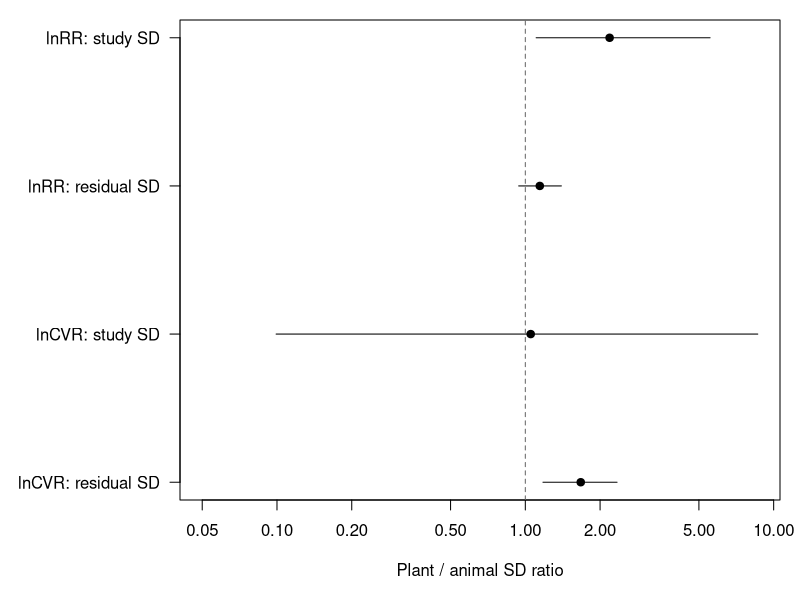

This chart was generated by the following R code:
## ---- chunk 1
#| label: setup
#| include: false
model_summary <- read.csv(
  "results/study_level_heterogeneity/model_summary.csv",
  stringsAsFactors = FALSE
)
prediction_summary <- read.csv(
  "results/study_level_heterogeneity/prediction_summary.csv",
  stringsAsFactors = FALSE
)
diagnostics <- read.csv(
  "results/study_level_heterogeneity/diagnostics.csv",
  stringsAsFactors = FALSE
)

round_numeric <- function(data, digits = 3L) {
  numeric_columns <- vapply(data, is.numeric, logical(1))
  data[numeric_columns] <- lapply(data[numeric_columns], round, digits = digits)
  data
}
## ---- chunk 2
#| label: tbl-baseline
#| tbl-cap: "Reproduced current-model point estimates."
baseline_table <- model_summary[
  model_summary$model == "current_common_study_sd" &
    model_summary$component %in% c("location", "study_sd", "residual_sd", "ratio"),
  c("response", "component", "term", "estimate")
]
knitr::kable(round_numeric(baseline_table), row.names = FALSE)
## ---- chunk 3
#| label: tbl-full-frequentist
#| tbl-cap: "Full-data primary DIAG estimates (REML)."
frequentist_table <- model_summary[
  model_summary$engine == "metafor" &
    model_summary$model == "primary_diag" &
    model_summary$component %in% c("study_sd", "residual_sd", "ratio"),
  c("response", "component", "term", "estimate")
]
knitr::kable(round_numeric(frequentist_table), row.names = FALSE)
## ---- chunk 4
#| label: tbl-bayesian-ratios
#| tbl-cap: "Posterior SD ratios. Values above one indicate greater plant-fertilizer heterogeneity."
bayesian_ratios <- model_summary[
  model_summary$engine == "brms" &
    model_summary$component == "ratio" &
    grepl("extended", model_summary$model),
  c("response", "model", "term", "estimate", "lower", "upper")
]
bayesian_ratios$model <- ifelse(
  grepl("sensitivity", bayesian_ratios$model),
  "prior sensitivity", "primary prior"
)
knitr::kable(round_numeric(bayesian_ratios), row.names = FALSE)
## ---- chunk 5
#| label: fig-bayesian-ratios
#| fig-cap: "Posterior median and 95% credible interval for plant-to-animal residual and study SD ratios under the primary prior. The dashed line is equality."
#| fig-width: 8
#| fig-height: 4.8
ratio_plot <- model_summary[
  model_summary$engine == "brms" &
    grepl("extended_primary$", model_summary$model) &
    model_summary$component == "ratio",
  c("response", "term", "estimate", "lower", "upper")
]
ratio_plot$label <- paste(ratio_plot$response,
  ifelse(grepl("study", ratio_plot$term), "study SD", "residual SD"), sep = ": ")
ratio_plot <- ratio_plot[order(ratio_plot$response, ratio_plot$term), ]
old_par <- par(mar = c(5, 9, 1, 1))
plot(
  ratio_plot$estimate, seq_len(nrow(ratio_plot)),
  xlim = range(c(0.05, ratio_plot$lower, ratio_plot$upper)), log = "x",
  yaxt = "n", ylab = "", xlab = "Plant / animal SD ratio", pch = 19
)
segments(ratio_plot$lower, seq_len(nrow(ratio_plot)), ratio_plot$upper, seq_len(nrow(ratio_plot)))
abline(v = 1, lty = 2, col = "grey40")
axis(2, at = seq_len(nrow(ratio_plot)), labels = ratio_plot$label, las = 1)
par(old_par)
## ---- chunk 6
#| label: tbl-prediction-targets
#| tbl-cap: "Latent-effect and observed-effect prediction intervals from the primary extended model at category-specific median sampling variance."
prediction_targets <- prediction_summary[
  grepl("extended_primary$", prediction_summary$model) &
    prediction_summary$vi_scenario == "median" &
    prediction_summary$term %in% c("latent_new_effect", "observed_new_effect"),
  c("response", "fertilizer", "term", "median", "q2.5", "q97.5", "interval_width")
]
prediction_targets <- prediction_targets[order(
  prediction_targets$response, prediction_targets$fertilizer, prediction_targets$term
), ]
knitr::kable(round_numeric(prediction_targets), row.names = FALSE)
## ---- chunk 7
#| label: tbl-predictions
#| tbl-cap: "Posterior prediction intervals from the primary extended model at category-specific median sampling variance."
prediction_table <- prediction_summary[
  grepl("extended_primary$", prediction_summary$model) &
    prediction_summary$vi_scenario == "median" &
    prediction_summary$term %in% c(
      "mean_of_1_new_effects", "mean_of_5_new_effects", "mean_of_10_new_effects"
    ),
  c("response", "fertilizer", "k", "vi", "median", "q2.5", "q97.5", "interval_width")
]
prediction_table <- prediction_table[order(prediction_table$response, prediction_table$fertilizer, prediction_table$k), ]
knitr::kable(round_numeric(prediction_table), row.names = FALSE)
## ---- chunk 8
#| label: tbl-direct
#| tbl-cap: "Matched-subset study and residual SD ratios."
direct_table <- model_summary[
  model_summary$data_scope == "matched_subset_232_effects_30_studies" &
    model_summary$model %in% c(
      "metafor_DIAG_bridge", "drmTMB_direct_study_scale",
      "blsmeta_direct_study_scale"
    ) &
    model_summary$component == "ratio",
  c("response", "engine", "model", "term", "estimate", "lower", "upper", "diagnostic_status", "boundary")
]
knitr::kable(round_numeric(direct_table), row.names = FALSE)
## ---- chunk 9
#| label: tbl-diagnostics
#| tbl-cap: "Compact fit-diagnostic record."
diagnostic_table <- diagnostics[, c(
  "response", "data_scope", "engine", "model", "fit_status",
  "diagnostic_status", "max_rhat", "min_ess_bulk", "min_ess_tail",
  "divergences", "optimizer_convergence", "max_abs_gradient",
  "pd_hessian", "boundary", "exploratory_only", "note"
)]
knitr::kable(round_numeric(diagnostic_table), row.names = FALSE)
